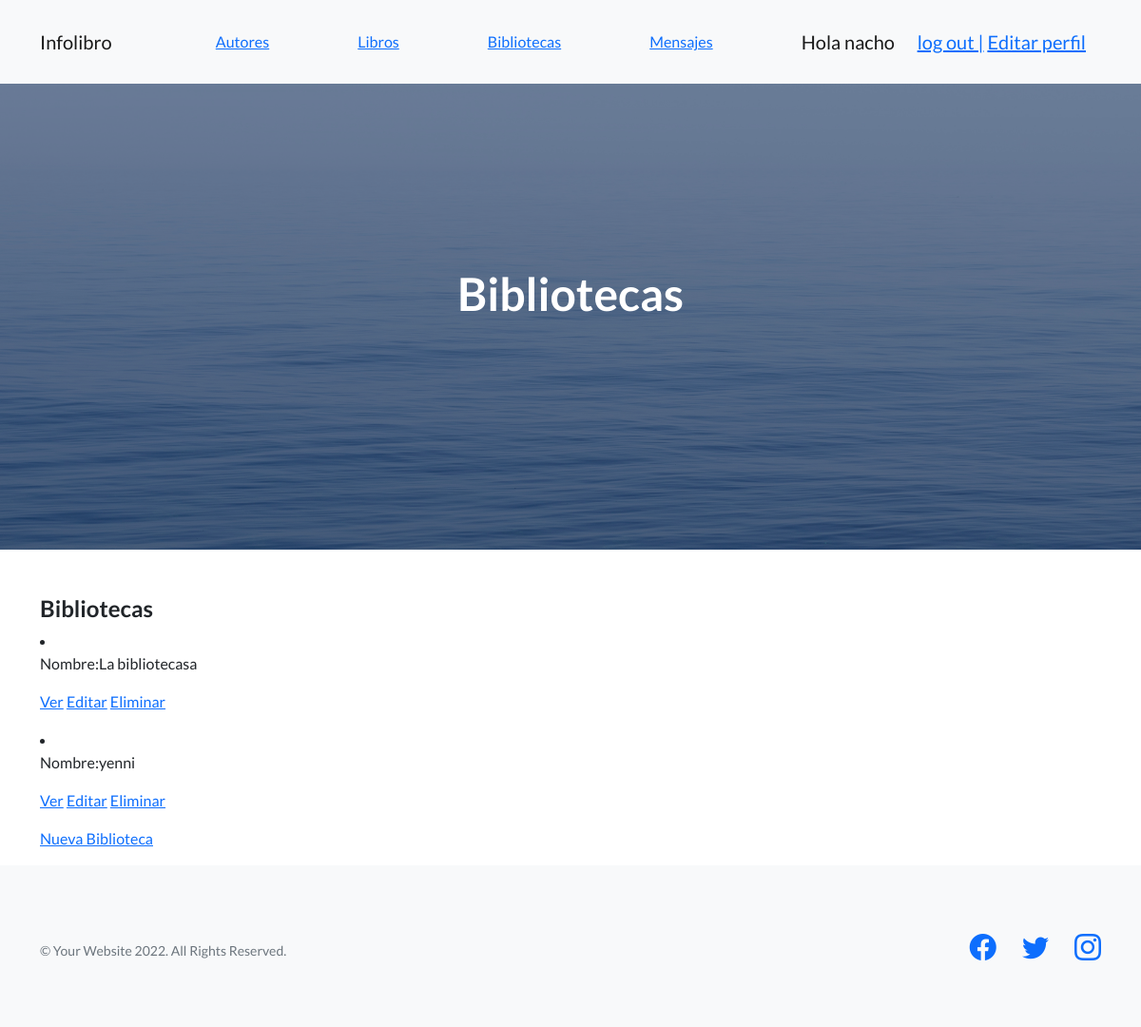
The page /list-biblioteca/ (signed in) on the database as committed earlier.
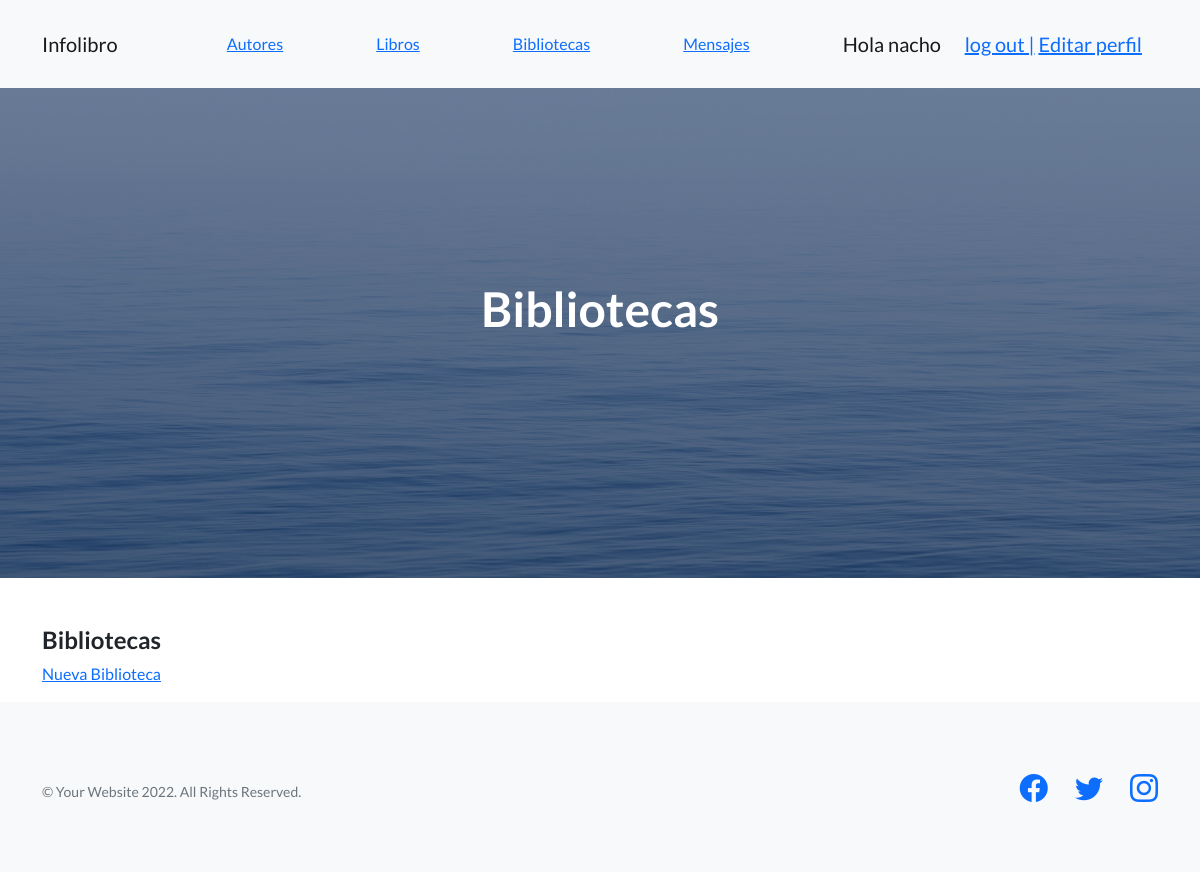
The same page on the database as committed later.
### AppProyecto/models.py (models this page shows, shortened)
class biblioteca(models.Model):
    nombre=models.CharField(max_length=50)
    direccion=models.CharField(max_length=50)
    email=models.EmailField()
    foto=models.ImageField(upload_to='biblioteca',null=True,blank=True, default='blank.png')
    biografia=models.TextField(null=True,blank=True) #cambiarrrr

### AppProyecto/views.py (the view)
# urls.py: path('list-biblioteca/',List_biblioteca.as_view(), name='list-biblioteca'),
class List_biblioteca (ListView):
    model = biblioteca
    template_name = 'AppProyecto/list-biblioteca.html'

### AppProyecto/templates/AppProyecto/list-biblioteca.html (shortened to what this page needs)
{% extends 'AppProyecto/padre.html' %}
{% block encabezado %} Bibliotecas {% endblock %}
{% block contenido %}
<section class="mt-5">
    <div class="container">
        <div class="row">
            <div class= "col-lg-12">
                <h4>Bibliotecas</h4>
                {% for biblioteca in object_list %}
                <li>
                    <p>Nombre:{{ biblioteca.nombre }}</p>
                    <p>
                        <a href="{% url 'detail-biblioteca' biblioteca.id %}">Ver</a>
                        <a href="{% url 'update-biblioteca' biblioteca.id %}">Editar</a>
                        <a href="{% url 'delete-biblioteca' biblioteca.id %}">Eliminar</a>
                    </p>
                </li>
                {% endfor %}
                <p>
                    <a href="{% url 'create-biblioteca' %}">Nueva Biblioteca</a>
                </p>
            </div>
        </div>
    </div>
</section>
{% endblock %}

Rows that differ between the two databases and show on the page:
removed biblioteca: nombre "La bibliotecasa"
removed biblioteca: nombre "yenni"
